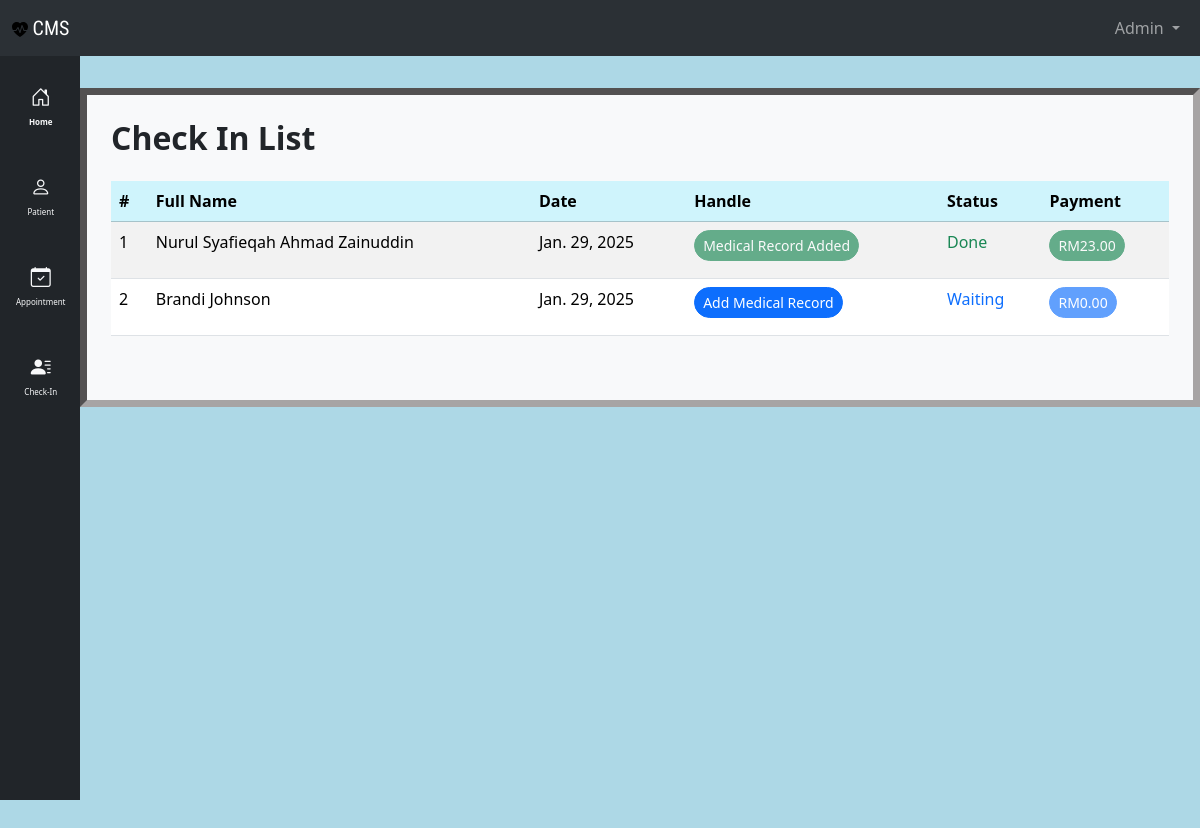
The page /checkin_list/ (signed in) on the database its author committed.
### clinic/models.py (models this page shows, shortened)
class Checkin(models.Model):
    CHECKIN_STATUS = {
        1: "waiting",
        2: "done",
    }
    patient = models.ForeignKey(Patient, on_delete=models.CASCADE)
    status = models.IntegerField(choices=CHECKIN_STATUS, default=1)
    date = models.DateField(auto_now_add=True)
    medical_record = models.OneToOneField(
        MedicalRecord, on_delete=models.CASCADE, null=True
    )

class Patient(models.Model):
    class Meta:
        permissions = [
            ("can_register", "Can register new patient"),
        ]
    title = models.IntegerField(choices=TITLE_CHOICES, default=1, blank=True, null=True)
    first_name = models.CharField(max_length=200)
    last_name = models.CharField(max_length=200)
    ic_number = models.CharField(max_length=12, unique=True)
    email = models.EmailField(max_length=100, null=True, blank=True, unique=True)
    phone_number = models.CharField(max_length=20, unique=True)
    register_date = models.DateTimeField(
        verbose_name="register_date", default=timezone.now
    )

class MedicalRecord(models.Model):
    patient = models.ForeignKey(Patient, on_delete=models.CASCADE)
    doctor = models.ForeignKey(Profile, on_delete=models.CASCADE, null=True)
    medicine = models.ManyToManyField(Medicine, blank=True)
    title = models.CharField(max_length=100)
    description = models.TextField()
    record_date = models.DateTimeField(verbose_name="record_date", default=timezone.now)
    medical_leave = models.IntegerField(
        default=0
    )  # to record if patient get any medical leaves
    price = models.DecimalField(max_digits=10, decimal_places=2, default=0.00)

### clinic/views.py (the view)
# urls.py: path("checkin_list/", views.checkin_list, name="checkin_list"),
@login_required
def checkin_list(request):
    today = date.today()
    today_checkin = Checkin.objects.filter(date=today)
    context = {
        "checkin_list": today_checkin,
        "title": "Check-In List",
    }
    return render(request, "clinic/checkin_list.html", context)

### clinic/templates/clinic/checkin_list.html
{% extends "clinic/base.html" %}
{% block main %}
<div class="container mt-4">
    <div class="d-flex justify-content-between align-items-center mb-3">
        <h2 class="fw-bold">Check In List</h2>
    </div>
    <table class="table table-striped">
        <thead>
            <tr class="table-info">
                <th>#</th>
                <th>Full Name</th>
                <th>Date</th>
                <th>Handle</th>
                <th>Status</th>
                <th>Payment</th>
            </tr>
        </thead>
        <tbody>
            {% for checkin in checkin_list %}
            <tr>
                <td>{{ forloop.counter }}</td>
                <td>{{ checkin.patient.first_name|title }} {{ checkin.patient.last_name|title }}</td>
                <td>{{ checkin.date }}</td>
                <td>
                    {% if checkin.medical_record %}
                    <a href="{% url 'clinic:add_medical_record' checkin.patient.pk %}"
                        class="btn btn-success rounded-pill btn-sm disabled">
                        Medical Record Added
                    </a>
                    {% else %}
                    <a href="{% url 'clinic:add_medical_record' checkin.patient.pk %}"
                        class="btn btn-primary rounded-pill btn-sm">
                        Add Medical Record
                    </a>
                    {% endif %}
                </td>
                <td>
                    {% if checkin.get_status_display == "waiting" %}
                    <p class="text-primary">
                        {{ checkin.get_status_display|title }}
                    </p>
                    {% elif checkin.get_status_display == "done" %}
                    <p class="text-success">
                        {{ checkin.get_status_display|title }}
                    </p>
                    {% endif %}
                </td>
                <td>
                    {% if checkin.medical_record %}
                    {% if checkin.medical_record.payment %}
                    <a href="{% url 'clinic:payment' checkin.pk %}"
                        class="btn btn-success rounded-pill btn-sm disabled">
                        RM{{ checkin.medical_record.price }}
                    </a>
                    {% else %}
                    <a href="{% url 'clinic:payment' checkin.pk %}" class="btn btn-primary rounded-pill btn-sm">
                        RM{{ checkin.medical_record.price }}
                    </a>
                    {% endif %}
                    {% else %}
                    <a href="{% url 'clinic:payment' checkin.pk %}"
                        class="btn btn-primary rounded-pill btn-sm disabled">
                        RM0.00
                    </a>
                    {% endif %}
                </td>
            </tr>
            {% endfor %}
        </tbody>
    </table>
</div>
{% endblock %}

### clinic/templates/clinic/nav.html (shortened to what this page needs)
{% load static %}
<nav class="navbar bg-dark navbar-expand-lg bg-body-tertiary" data-bs-theme="dark">
    <div class="container-fluid">
        <a class="navbar-brand main-header-title" href="{% url 'clinic:home' %}"><img
                src="{% static 'clinic/main-logo.svg' %}" alt="logo">
            CMS
        </a>
        <div class="collapse navbar-collapse" id="navbarSupportedContent">
            <ul class="navbar-nav mb-2 mb-lg-0 ms-auto">
                <li class="nav-item dropdown">
                    <a class="nav-link dropdown-toggle" href="#" role="button" data-bs-toggle="dropdown"
                        aria-expanded="false">
                        {{ user.username|title }}
                    </a>
                </li>
            </ul>
        </div>
    </div>
</nav>

### clinic/templates/clinic/head.html (style rules this page uses)
.main-header-title { font-family: "Roboto Condensed", sans-serif; }

### rows shown on the page
Checkin: patient.first_name "Nurul Syafieqah", patient.last_name "Ahmad Zainuddin", date "Jan. 29, 2025", shows "Medical Record Added", status "Done", medical_record.price "23.00"
Checkin: patient.first_name "Brandi", patient.last_name "Johnson", date "Jan. 29, 2025", shows "Add Medical Record", status "Waiting", shows "RM0.00"

### other values the page prints
{{ user.username|title }} "Admin"
